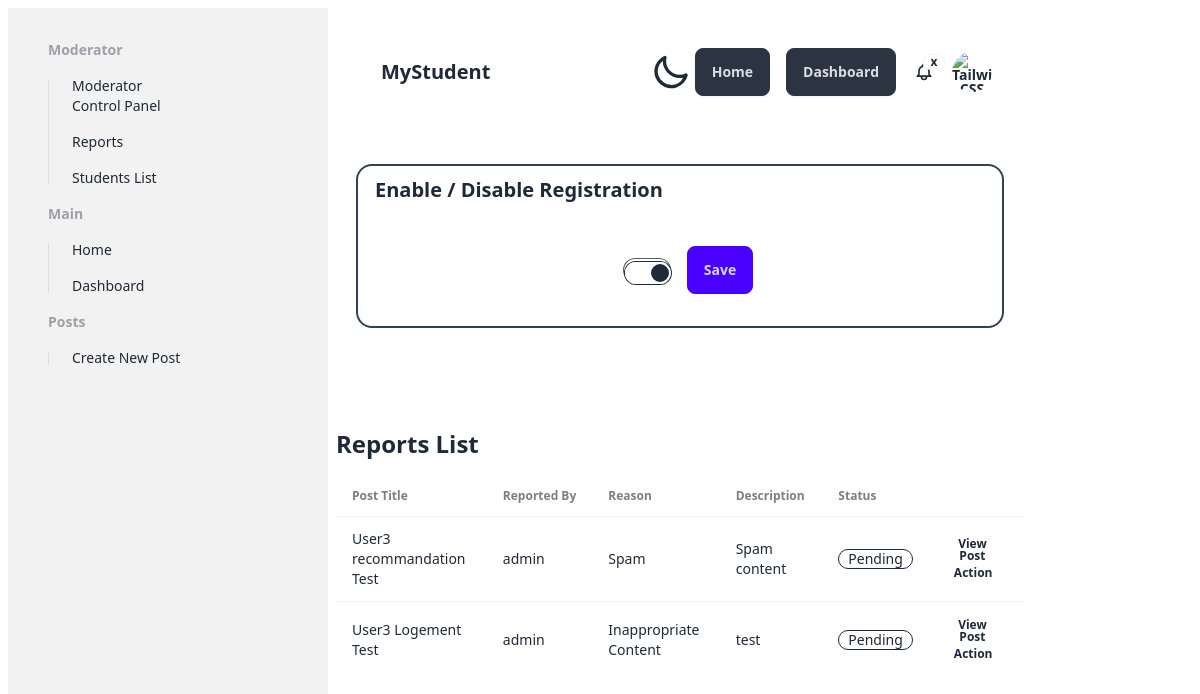
/modcp/ (signed in), run on the app's committed database.
### core/models.py (models this page shows, shortened)
class SiteSettings(models.Model):
    site_name = models.CharField(max_length=100, default="Student Help by MyDevify.com")
    registration_open = models.BooleanField(default=True)

class Report(models.Model):
    STATUS_CHOICES = (
        ('pending', 'Pending'),
        ('resolved', 'Resolved'),
        ('dismissed', 'Dismissed'),
    )
    REASON_CHOICES = (
        ('spam', 'Spam'),
        ('inappropriate', 'Inappropriate Content'),
        ('abuse', 'Abuse'),
        ('other', 'Other'),
    )
    post = models.ForeignKey('Post', on_delete=models.CASCADE)
    reporter = models.ForeignKey(User, on_delete=models.CASCADE)
    reason = models.CharField(max_length=20, choices=REASON_CHOICES)
    description = models.TextField(blank=True)
    status = models.CharField(max_length=20, choices=STATUS_CHOICES, default='pending')
    created_at = models.DateTimeField(default=timezone.now)
    class Meta:
        verbose_name = 'Report'
        verbose_name_plural = 'Reports'

class Post(models.Model):
    TYPE_CHOICES = (
        (0, 'Offer'),
        (1, 'Request'),
    )
    id = models.AutoField(primary_key=True)
    type = models.IntegerField(choices=TYPE_CHOICES)
    title = models.CharField(max_length=255)
    description = models.TextField()
    image = models.ImageField(blank=True, upload_to='post_images/')
    creator = models.ForeignKey(User, on_delete=models.CASCADE)
    created_at = models.DateTimeField(auto_now_add=True)

### core/decorators.py (the view)
    def _wrapped_view(request, *args, **kwargs):
        if not request.user.is_staff:
            return HttpResponseForbidden("You are not authorized to access this page.")
        return actual_decorator(request, *args, **kwargs)

### core/context_processors.py (called while the page is built)
def tailwind_version(request):
    return {'TAILWIND_VERSION': settings.TAILWIND_VERSION}

### core/views.py (called while the page is built)
@staff_required
def modcp_dashboard(request):
    users = User.objects.all()
    reports = Report.objects.all()
    site_settings = SiteSettings.objects.first()
    if request.method == 'POST':
        site_settings.registration_open = not site_settings.registration_open
        site_settings.save()
        return redirect('modcp_dashboard')
    context = {
        'users': users,
        'reports': reports,
        'site_settings': site_settings,
    }
    return render(request, 'modcp/dashboard.html', context)

### core/templates/modcp/dashboard.html (shortened to what this page needs)
{% load static tailwind_tags %}
<!DOCTYPE html>
<html lang="en">
<head>
  <link rel="stylesheet" href="https://cdnjs.cloudflare.com/ajax/libs/font-awesome/6.5.1/css/all.min.css" />
  {% tailwind_css %}
  <link rel="stylesheet" type="text/css" href="{% static 'css/main.css' %}" />
</head>
<body class="container">
  <div class="menu">{% include 'components/sidebar.html' %}</div>
  <div class="content">
    <div class="home_container ">
      {% include 'components/navbar.html' %}
      <div class="home_container">
        <section class="mb-20 border-solid border-2 border-slate-700 rounded-2xl">
          <div class="flex-1">
            <span class="btn btn-ghost text-xl">Enable / Disable Registration</span>
          </div>
          <div class="h-28 flex items-center justify-center">
            <form method="post" class="flex items-center space-x-4">
              <label class="toggle toggle-success">
                <input type="checkbox" name="registration_open" class="toggle" {% if site_settings.registration_open %}
                  checked {% endif %}>
              </label>
              <button type="submit" class="btn btn-primary">Save</button>
            </form>
          </div>
        </section>
      </div>
      <h1 class="text-2xl font-bold mb-4">Reports List</h1>
      <div class="overflow-x-auto">
        <table class="table">
          <thead>
            <tr>
              <th>Post Title</th>
              <th>Reported By</th>
              <th>Reason</th>
              <th>Description</th>
              <th>Status</th>
              <th></th>
            </tr>
          </thead>
          <tbody>
            {% for report in reports %}
            <tr>
              <td>{{ report.post.title }}</td>
              <td>{{ report.reporter.username }}</td>
              <td>{{ report.get_reason_display }}</td>
              <td>{{ report.description }}</td>
              <td>
                {% if report.status == 'pending' %}
                <div class="badge badge-outline">Pending</div>
                {% elif report.status == 'resolved' %}
                <div class="badge badge-accent badge-outline">Resolved</div>
                {% elif report.status == 'dismissed' %}
                <div class="badge badge-secondary badge-outline">Dismissed</div>
                {% endif %}
              </td>
              <th>
                <a class="btn btn-ghost btn-xs mr-2" target="_blank" href="/post/{{ report.post.id }}/">View Post</a>
                <button onclick="document.getElementById('my_modal_{{report.pk}}').showModal()"
                  class="btn btn-ghost btn-xs">Action</button>
              </th>
            </tr>
            {% empty %}
            <tr>
              <td colspan="7">No reported posts</td>
            </tr>
            {% endfor %}
          </tbody>
        </table>
      </div>
    </div>
</body>
</html>

### core/static/css/main.css (style rules this page uses)
.container { display: flex; }
.menu { flex: 1; }
.content { flex: 4; }
.home_container { padding: 20px; border-radius: 10px; margin-top: 20px; }

### data on the page
SiteSettings: registration_open "☑"
Report: post "User3 recommandation Test", reporter.username "admin", reason "Spam", description "Spam content", status "Pending"
Report: post "User3 Logement Test", reporter.username "admin", reason "Inappropriate Content", description "test", status "Pending"
